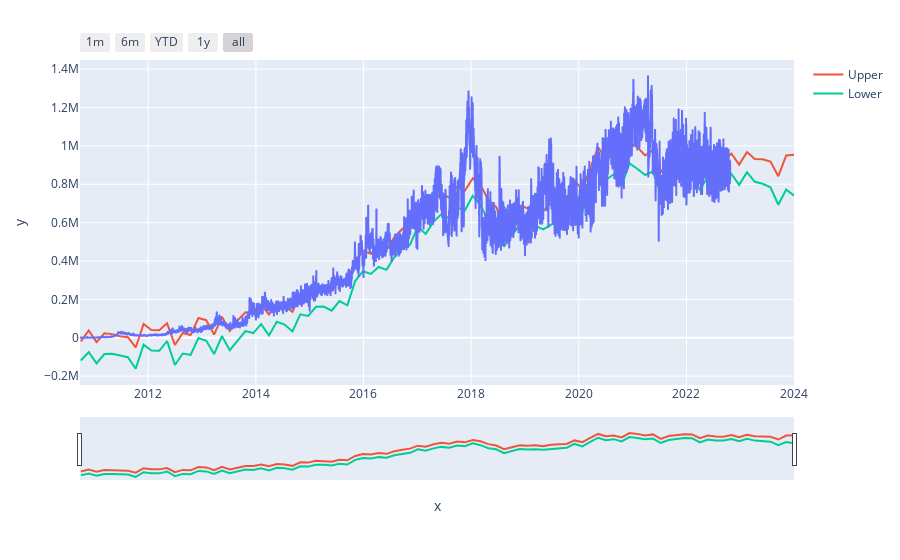

Notebook source saved alongside this figure:
### Code cell
import plotly.express as px

fig = px.line(x=df_trainw['ds'], y=df_trainw['y'])
fig.add_scatter(x=predictionw['ds'], y=predictionw['yhat'], name="Upper")
fig.add_scatter(x=predictionw['ds'], y=predictionw['yhat_lower'], name="Lower")
# fig.add_scatter(x=data.index, y=data['Open'], name="Open")

fig.update_xaxes(
    rangeslider_visible = True,
    rangeselector = dict(
        buttons = list([
            dict(count = 1, label = "1m", step = "month", stepmode = "backward"),
            dict(count = 6, label = "6m", step = "month", stepmode = "backward"),
            dict(count = 1, label = "YTD", step = "year", stepmode = "todate"),
            dict(count = 1, label = "1y", step = "year", stepmode = "backward"),
            dict(step = "all")
        ])
    )
)


fig.show()
fig.write_html('trial.html')
